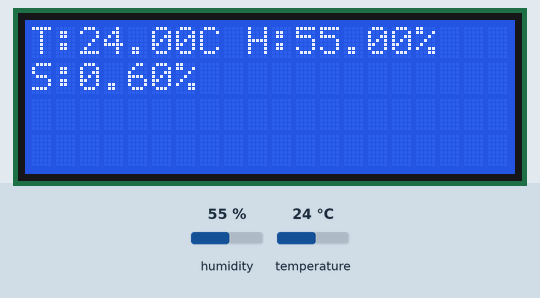
Recording of a program running on a simulated Arduino MKR. Shown: 20×4 character LCD. The inputs (shaded band) are chosen by the test bench; at power-on: humidity 55 %, temperature 24 °C. WiFi joins after 1.5 s; servers stay silent unless stated; what the program prints to the serial monitor is not drawn.

Above: at 4.7 s.
4.8 s: humidity set to 22 %
At 14.2 s:
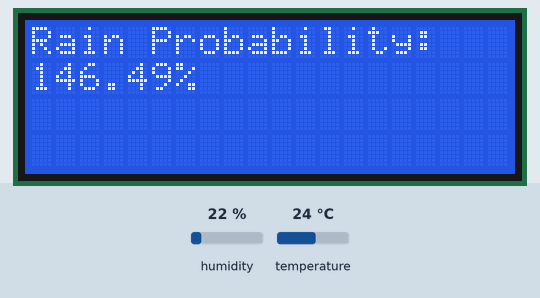
14.5 s: temperature set to 12 °C
At 17.1 s:
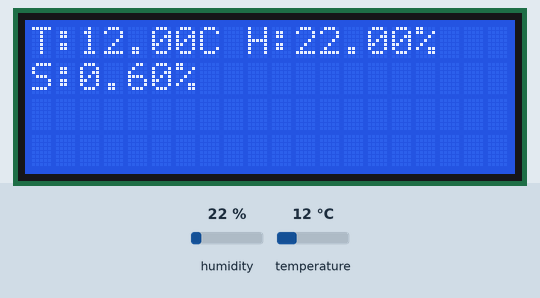
20.7 s: humidity set to 40 %
At 23.6 s:
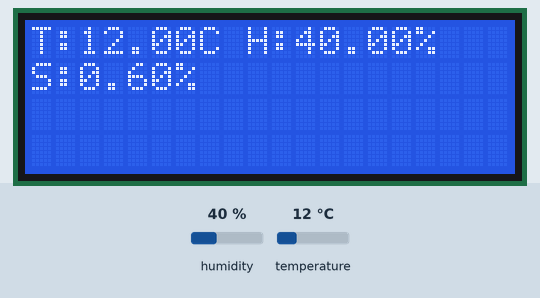
26.9 s: temperature set to 19 °C
At 32.8 s:
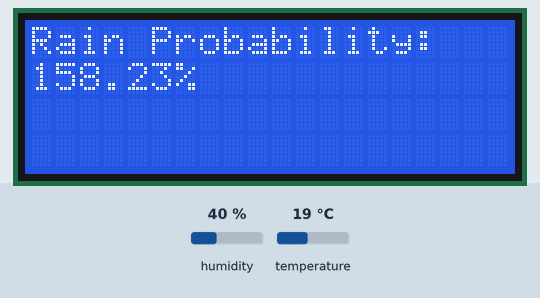
Timing chart, 0 to 34.1 s (numbered marks = the images above; inputs shaded):
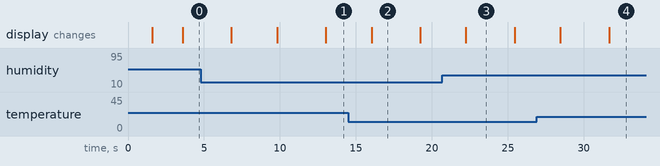

The program:

main.cpp
```cpp
/*
  Titre      : Projet Final Examen
  Auteur     : Yvan Tankeu
  Date       : 27/03/2023
  Description: Patie arduino
    1- Création du serveur : il s'agit de mettre en place une infrastructure serveur
            capable de stocker et de traiter les données météorologiques.
    2- Conception des objets intelligents : il faut concevoir des capteurs et autres
            dispositifs électroniques pour collecter les données météorologiques.
    3- Affichage des données via une interface web : une fois les données collectées et
            stockées, elles doivent être présentées via une interface web conviviale et facile à utiliser.
  Version    : 0.0.1
*/

#include <Arduino.h>
#if defined(ARDUINO_SAMD_MKRWIFI1010) || defined(ARDUINO_SAMD_NANO_33_IOT) || defined(ARDUINO_AVR_UNO_WIFI_REV2)
  #include <WiFiNINA.h>
#elif defined(ARDUINO_SAMD_MKR1000)
  #include <WiFi101.h>
#endif
#include <LiquidCrystal.h>
#include <Adafruit_Sensor.h>
#include <DHT.h>
#include <DHT_U.h>

#define DHTTYPE DHT22
WiFiClient client;

const int DHTPIN = 5;
// initialize the library by associating any needed LCD interface pin
// with the arduino pin number it is connected to
const int rs = 14, en = 12, d4 = 11, d5 = 10, d6 = 9, d7 = 8;

LiquidCrystal lcd(rs, en, d4, d5, d6, d7);

DHT_Unified dht(DHTPIN, DHTTYPE);

uint32_t delayMS;

double temperature, humidite;

const int serverPort = 5500; // Port utilisé par le serveur
IPAddress server(192, 168, 160, 203);

//const char ipMonOrdi[] = "192.168.2.50";

const char ssid[] = "Galaxy";
const char pass[] = "12345678";

void setup()
{
  Serial.begin(9600);

  // attempt to connect to WiFi network:
  Serial.print("Attempting to connect to WPA SSID: ");
  Serial.println(ssid);
  while (WiFi.begin(ssid, pass) != WL_CONNECTED) {
    // failed, retry
    Serial.print(".");
    delay(5000);
  }
  Serial.println("You're connected to the network");
  Serial.println();

  dht.begin();
  delay(10);
  lcd.begin(20, 4);
  lcd.setCursor(0,0);
  lcd.print("Station Météorologique");
  lcd.setCursor(0,1);
  lcd.print("Machine learning");
  lcd.setCursor(0,2);
  lcd.print("au CCNB Campus de Bathurst");
  lcd.setCursor(0,3);
  lcd.print("!!!...");
  delay(2000);
  lcd.clear();
  Serial.println("REBOOT");
}
void loop()
{
  // Delay between measurements.
  delay(delayMS);
  // Get temperature event and print its value.
  sensors_event_t event;

  dht.temperature().getEvent(&event);
  temperature = event.temperature;
  dht.humidity().getEvent(&event);
  humidite = event.relative_humidity;

  if (isnan(temperature))
  {
    Serial.println(F("Error reading temperature!"));
  }
  else
  {

    Serial.print(F("Temperature: "));
    Serial.print(temperature);
    Serial.println(F("°C"));
  }
  // Get humidity event and print its value.
  dht.humidity().getEvent(&event);
  if (isnan(humidite))
  {
    Serial.println(F("Error reading humidity!"));
  }
  else
  {
    Serial.print(F("Humidity: "));
    Serial.print(humidite);
    Serial.println(F("%"));
    Serial.println();
  }

   // Calcul de la probabilité de pluie en pourcentage
  double k = 0.6;  // Valeur de la constante k
  double probabilityRain = 0.03743225 * humidite - 2.21389335 * temperature - 0.09773871 * k + 198.85713381876218;

  // Affichage des valeurs sur l'écran LCD
  lcd.clear();
  lcd.setCursor(0, 0);
  lcd.print("T:");
  lcd.print(temperature);
  lcd.print("C");

  lcd.setCursor(9, 0);
  lcd.print("H:");
  lcd.print(humidite);
  lcd.print("%");

  lcd.setCursor(0, 1);
  lcd.print("S:");
  lcd.print(k);
  lcd.print("%");

  if (client.connect(server, 5500)) {
    String postData = "t = " + String(temperature) + " h = " + String(humidite);
    client.print(postData);
  }
  else {
    Serial.println("Connection failed.");
  }

  delay(3000);

  lcd.clear();
  lcd.setCursor(0, 0);
  lcd.print("Rain Probability:");
  lcd.setCursor(0, 1);
  lcd.print(probabilityRain, 2);
  lcd.print("%");
  delay(3000);
}
```

Measured:
- after the input at 4.8 s, the display: first differs from a run without the input after 5.0 s (image 1 shows a later state)
- after the input at 14.5 s, the display: changes after 1.5 s (image 2)
- after the input at 20.7 s, the display: changes after 1.5 s (image 3)
- after the input at 26.9 s, the display: first changes after 1.6 s (image 4 shows a later state)
- what the display in image 2 shows lasts 3.2 s, from 16.0 s to 19.2 s
